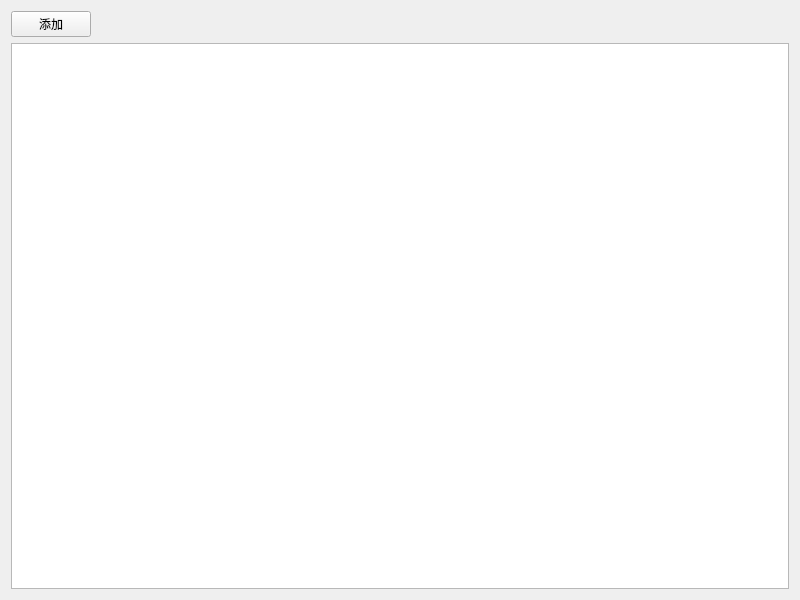
<?xml version="1.0" encoding="UTF-8"?>
<ui version="4.0">
 <class>DutyList</class>
 <widget class="QWidget" name="DutyList">
  <property name="geometry">
   <rect>
    <x>0</x>
    <y>0</y>
    <width>800</width>
    <height>600</height>
   </rect>
  </property>
  <property name="windowTitle">
   <string>Form</string>
  </property>
  <layout class="QVBoxLayout" name="verticalLayout">
   <item>
    <widget class="QPushButton" name="btnAdd">
     <property name="sizePolicy">
      <sizepolicy hsizetype="Maximum" vsizetype="Fixed">
       <horstretch>0</horstretch>
       <verstretch>0</verstretch>
      </sizepolicy>
     </property>
     <property name="text">
      <string>添加</string>
     </property>
    </widget>
   </item>
   <item>
    <widget class="QTableView" name="dutyList"/>
   </item>
  </layout>
 </widget>
 <resources/>
 <connections/>
</ui>
